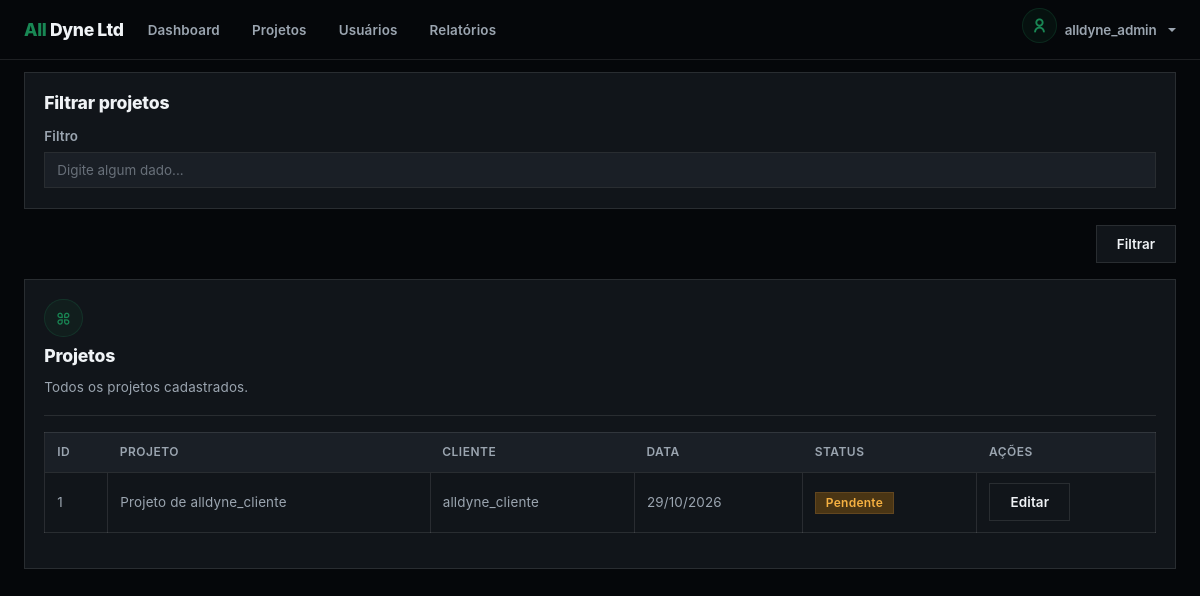
Screenshot of /dashboard/projects.php (signed in) with the database file from the repository.
### tables this page shows
CREATE TABLE `projects` (
  `project_id` int(11) NOT NULL,
  `user_id` int(11) NOT NULL,
  `package_id` int(11) NOT NULL,
  `name` varchar(100) NOT NULL,
  `price` decimal(10,2) NOT NULL,
  `status` enum('Pendente','Desenvolvendo','Concluído','Cancelado') NOT NULL DEFAULT 'Pendente',
  `date_register` date NOT NULL DEFAULT current_timestamp()
);

CREATE TABLE `users` (
  `id` int(11) NOT NULL,
  `name` varchar(100) NOT NULL,
  `email` varchar(150) NOT NULL,
  `password` varchar(255) NOT NULL,
  `phone` varchar(15) NOT NULL,
  `cpf` varchar(14) NOT NULL,
  `cep` varchar(9) NOT NULL,
  `address` varchar(150) NOT NULL,
  `address_number` varchar(10) NOT NULL,
  `address_complement` varchar(100) DEFAULT NULL,
  `role` enum('Cliente','Admin') NOT NULL DEFAULT 'Cliente',
  `status` enum('Ativo','Inativo') NOT NULL DEFAULT 'Ativo',
  `date_register` date NOT NULL DEFAULT current_timestamp(),
  `reset_token` varchar(64) DEFAULT NULL,
  `reset_token_expires` datetime DEFAULT NULL
);

### components/shared/table-projects.php (the view, shortened to what this page needs)
<div class="table-responsive table-container">
    <table class="table align-middle text-nowrap">
        <thead>
            <tr>
                <th>Id</th>
                <th>Projeto</th>
                <th>Cliente</th>
                <th>Data</th>
                <th>Status</th>
                <th>Ações</th>
            </tr>
        </thead>
        <tbody>
            <?php if (!empty($projects)): ?>
                <?php foreach ($projects as $project): ?>
                    <?php
                        $status_class = 'yellow';
                    ?>
                    <tr>
                        <td><?= $project['project_id'] ?></td>
                        <td><?= $project['project_name'] ?></td>
                        <td><?= $project['user_name'] ?></td>
                        <td><?= date('d/m/Y', strtotime($project['date_register'])) ?></td>
                        <td><span class="badge secondary <?= $status_class?>"><?= $project['status'] ?></span></td>
                        <td><a class="btn secondary" href="<?= BASE_URL ?>dashboard/project-edit.php?id=<?= $project['project_id'] ?>">Editar</a></td>
                    </tr>
                <?php endforeach; ?>
            <?php endif; ?>
        </tbody>
    </table>
</div>

### assets/css/index.css (style rules this page uses)
* { padding: 0; margin: 0; box-sizing: border-box; list-style: none; }
:root { --color-primary: #198754; --color-primary-border: #19875433; --color-primary-background: #19875414; --color-background: #05070a; --color-card: #11151a; --color-border: #ffffff1a; --color-input: #1a1f26; --color-title: #f0f3f6; --color-text: #9ba5b0; --color-warning: #f5b041; --color-warning-border: #62461f; --color-warning-background: #4a3514; --color-danger: #e74c3c; --color-danger-border: #63261f; --color-danger-background: #4c1c17; --neon-shadow: 0 0 6px rgba(25, 135, 84, 0.25), 0 0 18px rgba(25, 135, 84, 0.12); --font-size-xxl: clamp(2rem, 4vw + 1rem, 3.2rem); --font-size-xl: clamp(1.4rem, 2.2vw + 1rem, 2.1rem); --font-size-lg: 1.1rem; --font-size-md: 0.95rem; --font-size-sm: 0.84rem; --font-weight-bold: 800; --font-weight-semibold: 600; --font-weight-regular: 400; }
html { scroll-behavior: smooth; }
body { overflow-x: hidden; background-color: var(--color-background); color: var(--color-text); font-family: "Inter", sans-serif !important; font-size: var(--font-size-md); font-weight: var(--font-weight-regular); line-height: 1.65; letter-spacing: 0.01em; -webkit-font-smoothing: antialiased; }
h1, h2, h3, h4, h5, h6, span { color: var(--color-title); letter-spacing: -0.01em; }
.card, .table-container, .projects-list { scrollbar-width: none; -ms-overflow-style: none; }
.btn.secondary { background: var(--color-card); border: 1px solid var(--color-border); border-radius: 0; padding: 0.5rem 1.25rem; font-size: var(--font-size-sm); font-weight: var(--font-weight-semibold); color: var(--color-title); transition: 0.2s ease; }
.badge.primary, .badge.secondary { padding: 0.25rem 0.6rem; font-size: 0.75rem !important; font-weight: var(--font-weight-semibold); border-radius: 0; display: inline-block; letter-spacing: 0.02em; }
.badge.secondary { background: var(--color-input); border: 1px solid var(--color-border); color: var(--color-text) !important; border-radius: 0 !important; }
.badge.secondary.yellow { background: var(--color-warning-background); border: 1px solid var(--color-warning-border); color: var(--color-warning) !important; }
.table { color: var(--color-text) !important; font-size: var(--font-size-sm) !important; }
.table thead { border: 1px solid var(--color-border) !important; }
.table th { color: var(--color-text) !important; font-weight: var(--font-weight-semibold) !important; background: var(--color-input) !important; border-bottom: 1px solid var(--color-border) !important; font-size: 0.75rem !important; text-transform: uppercase; letter-spacing: 0.04em; padding: 0.6rem 0.75rem !important; }
.table td { vertical-align: middle; border: 1px solid var(--color-border) !important; background: transparent !important; color: var(--color-text) !important; padding: 0.65rem 0.75rem !important; }
.table-container { max-height: 400px; overflow-y: auto; }
.btn, .nav-item a, .card-title { text-transform: lowercase !important; }
.btn::first-letter, .nav-item a::first-letter, .card-title::first-letter { text-transform: uppercase !important; }

### rows the page displays
projects: project_id "1", name "Projeto de alldyne_cliente", user.name "alldyne_cliente", date_register "29/10/2026", status "Pendente"

### other values shown
$_SESSION['name'] "alldyne_admin"
